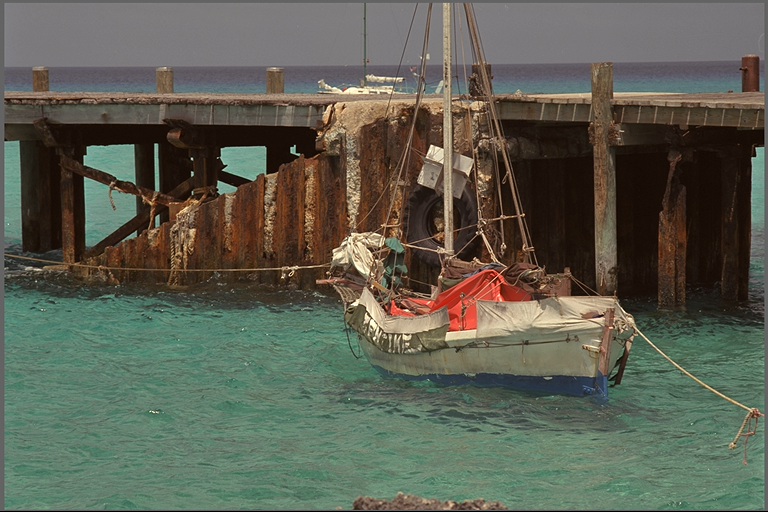
%> input picture Codes/kodim11.png, 768 x 512 px
$ octave Script_feature.m   (GNU Octave 9; MATLAB toolbox functions it lacks are replaced by stand-ins)
%> lines starting %> are read from the running program, lines starting %| are printed output that depends on the picture; long printed decimals are rounded
### Codes/emresample.m
function [Pmap,cen,RN,RS,Y,varargout] = emresample(img,N,varargin)
% PMAP = EMRESAMPLE(IMG,N) computes the p-map for a grayscale image IMG
%    using a square window of length 2*N+1
%
% [PMAP, ALPHA, SIGMA, ITER] = EMRESAMPLE(...) returns the number of EM
%      iterations and computed ALPHA and SIGMA
% [...] = EMRESAMPLE(..., OPTIONS)
%     'verbose'   -- prints out current iteration
%
% warning: the code runs very slow for image sizes  larger than 128x128
%
% New version: EM is performed for a random subset of the blocks
% Last updated December 10, 2011
RN = 0;
RS = 0;
%MAXITER = 100;
MAXITER = 100;
EPSILON = 1e-3;
MAXBLOCKS = 3.5e3;
p0 = 1/256;

if(size(img,3)~=1)
    error('Image must be grayscale.')
end

if(nargin>2)
    verbose = (varargin{1}=='verbose');
else
    verbose = 0;
end

wlen = 2*N+1; % window length
cen = floor(wlen^2/2) + 1;  % center element
[height width] = size(img);

% create column image
imcol = im2col(img,[wlen wlen]);
[~,nblocks] = size(imcol);
Y = imcol';
Y(:,cen) = []; % delete center element

fprintf('imcol :');
%disp(imcol);

% initialize parameters
alpha = rand(1,wlen^2-1)';
alpha = alpha./sum(alpha(:)); % normalize weights
sigma = 0.75;
%fprintf('value of alpha :');
 %disp(alpha);
% extract center pixel of each block
y = img(N+1:end-N,N+1:end-N);
y = y(:);

% select random subset to perform EM
idx_rand = randperm(nblocks);
idx = idx_rand(1:min(MAXBLOCKS,nblocks));

Yt = Y(idx,:);
yt = y(idx,:);

if(verbose==1)
    fprintf('Current EM Iteration\n')
end


for iter = 1:MAXITER
    prev = alpha;

    if(verbose==1)
        disp(iter)
    end

    % E-step
    R = yt - Yt*alpha;  % find residuals
    %fprintf('value of R :');
    %disp(R);
    %R = yt - Yt.*alpha;  % find residuals
    P = 1/(sigma*sqrt(2*pi)) * exp(-R.^2/(2*sigma.^2)); % find probablities
    w = P./(P+p0);                                       %posterior probability

    RN = (RN+R(MAXITER))/length(R);
    RS= RS+R(MAXITER);

    % M-step
    sigma = sqrt( sum(w.*R.^2)/sum(w) );
    alpha = (Yt'*diag(w)*Yt) \ Yt'*diag(w)*yt;    %new alpha
    %fprintf('value of M alpha :');
    %disp(alpha)
    if(max(abs(prev-alpha))<EPSILON)
        break;
    end

end

if(verbose==1)
    fprintf('Number of iterations = %i\n',iter);
    fprintf('sigma = %.5f\n',sigma);
end

Pmap = 1/(sigma*sqrt(2*pi)) * exp(-(y-Y*alpha).^2/(2*sigma.^2));
Ndecimals = 2 ;
f = 10.^Ndecimals ;
Pmap= round(f*Pmap)/f ;

Pmap = reshape(Pmap,[height-2*N width-2*N]);
fprintf('Pmap Value : ');
disp(Pmap);

% optional outputs
if(nargout==1)
    varargout{1} = alpha;
elseif(nargout==2)
    varargout{1} = alpha;
    varargout{2} = sigma;
elseif(nargout==3)
    varargout{1} = alpha;
    varargout{2} = sigma;
    varargout{3} = iter;
end


### Codes/rmcenter.m
function F = rmcenter(Fc,varargin)
% F = RMCENTER(FC) deletes the DC component and high pass filters
%   the frequency map
%   'ideal' uses idea high pass filter
%   'cosine' (default) used raised cosine filter
% Last updated December 10, 2011

opt = 0;

if(nargin>1)
    opt = (varargin{1}=='ideal');
end

[Nx,Ny] = size(Fc);
[Kx Ky] = meshgrid(linspace(-1,1,Ny),linspace(-1,1,Nx));
R = sqrt(Kx.^2+Ky.^2);

if(opt==1)
    % remove center for display
    rad = 0.1; %from 0-1, radius of high-pass filter
    H = (R>rad);
else
    % raise cosine filter
    H = 0.5 - 0.5.*cos(4*pi*R);
    H(R>0.25) = 1;
end

F = Fc.*H;
F(round(Nx/2)+1,round(Ny/2)+1)=0;

### Codes/fft2c.m
function y = fft2c(x)
y = fftshift(fft2(fftshift(x)));

%disp(y);

### Codes/Script_feature.m
close all;
clear all;
clc;


% ==========================================
% IMAGE PARAMETERS
impath = 'F:\Project\Test\resampling\resampling';
imprefix = 'kodim';
imIdx = 8;
cropCorner = [100 100];

% RESAMPLING PARAMETERS
%resampleRatio = 1 + ([0 2.5 5 10] ./ 100);
resampleRatio = 1.8;

N = 2;   % window size
M = 64; % block size
% ==========================================

if(imIdx < 10)
    impath = sprintf('%s/%s0%i.png',impath,imprefix,imIdx);
% [4 lines of commented-out code are left out]
end

im  = imread('kodim11.png');
%> im is the input picture: size 512x768x3 uint8; mean R, G, B 93, 95.1, 82.3
[H,W,~] = size(im);
%> H = 512; W = 768

for k = 1:length(resampleRatio)
    r = resampleRatio(k);
    cropWidth = floor(M/r);


    img = double(im(cropCorner(1):cropCorner(1)+cropWidth-1, ...
                    cropCorner(2):cropCorner(2)+cropWidth-1));
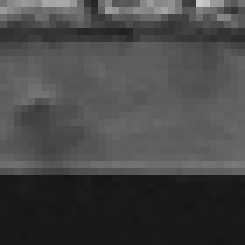
%> img: size 35x35 double (shown 7 times larger); min 22, max 203, mean 70.9

    %abve code only snips jst one part of box in the main image ,
    %100:157,100:157, should alter this to crop multiple segments using
    %imcrop.


    %disp(size(img));

    img = imresize(img,[M M],'bilinear');
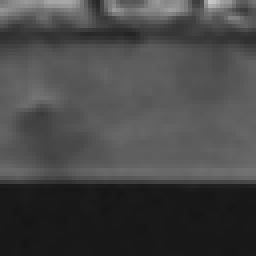
%> img: size 64x64 double (shown 4 times larger); min 22.09, max 200.7, mean 70.8

    [pmap,cen,RN,RS,Y] = emresample(img,N,'verbose');
%> in emresample, `verbose = (varargin{1}=='verbose');`: verbose = [true true true true true true true]
%> in emresample, `y = img(N+1:end-N,N+1:end-N);`:
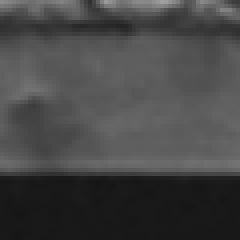
%> y: size 60x60 double (shown 4 times larger); min 22.09, max 158.2, mean 70.4
%> in emresample, `y = y(:);`: y = 3600 values, max 158.2 at index 2401, min 22.09 at index 1487, mean 70.41
%> in emresample, `yt = y(idx,:);`: yt = 3500 values, max 158.2 at index 70, min 22.09 at index 2087, mean 70.44
%> the loop in emresample, `for iter = 1:MAXITER` made 9 passes
%> (RN, RS, sigma) on passes 1 to 9: (-5.24e-05, -0.183, 1.01), (1.45e-05, -0.132, 0.204), (1.43e-05, -0.0823, 0.144), (1.2e-05, -0.0404, 0.125), (1.03e-05, -0.00444, 0.118), (9.69e-06, 0.0295, 0.116), (9.53e-06, 0.0628, 0.115), (9.47e-06, 0.0959, 0.115), (9.44e-06, 0.129, 0.115)
%| sigma = 0.1146
%> in emresample, `Pmap = 1/(sigma*sqrt(2*pi)) * exp(-(y-Y*alpha).^2/(2*sigma.^2));`: Pmap = 3600 values, max 3.48 at index 1905, min 1.1e-100 at index 3303, mean 2.49
%> in emresample, `Pmap= round(f*Pmap)/f ;`: Pmap = 3600 values, max 3.48 at index 17, min 0 at index 5, mean 2.49
%> in emresample, `Pmap = reshape(Pmap,[height-2*N width-2*N]);`:
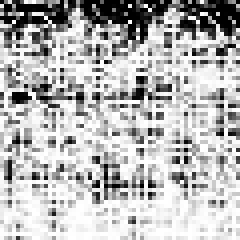
%> Pmap: size 60x60 double (shown 4 times larger); min 0, max 3.48, mean 2.49; drawn with min black and max white
%> cen = 13; RN = 9.44e-06; RS = 0.129
    % disp(pmap);              %probability map
    %periodicitymap = fft2c(pmap);
    periodicitymap = fft2c(pmap);


    %periodicity map

    %disp(periodicitymap);
    fprintf('Value of r :');
    disp(RN);
%| Pmap Value : Value of r :9.4380e-06

    % display p-map
    figure;
    subplot(131)
    imshow(img,[])
    subplot(132)
    imshow(pmap,[])
    subplot(133)
    imshow(abs(rmcenter(periodicitymap)),[]);
%> in rmcenter, `H(R>0.25) = 1;`:
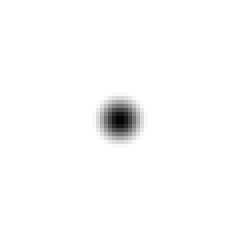
%> H: size 60x60 double (shown 4 times larger); min 0.0225, max 1, mean 0.986
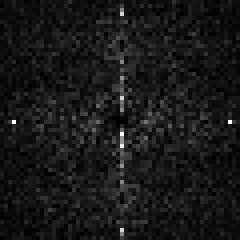
%> displayed picture: size 60x60, on the screen's scale of 0 to 255 (shown 4 times larger); min 0, max 255, mean 24.3

    filename = sprintf('F:\Project\Test\resampling\resampling\figures\im%i_r%.2f.png',imIdx,(r-1)*100);
    print('-deps',filename);

  %%%%%%%%%%%%%%%%%%%%%%%%%%%%%%%%%%%%%%%%%%%%%%%%%%%%%%%%%%%%%%%%%%%%%%%%%%%%%%%%%%%%%%%%%%%%%%%%%%%%
  %Extracting Feature1

  realPeriodicityMap = abs(periodicitymap);
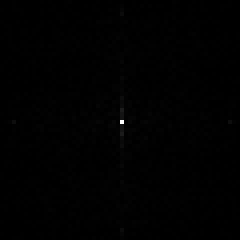
%> realPeriodicityMap: size 60x60 double (shown 4 times larger); min 0.579, max 8979, mean 49.2; drawn with min black and max white
  Ndecimals = 2 ;
f = 10.^Ndecimals ;
realPeriodicityMap= round(f*realPeriodicityMap)/f ;

  fprintf('####################################');
  disp(realPeriodicityMap);

  periodicitymapRow = reshape(realPeriodicityMap, 1, []);
%> periodicitymapRow = 3600 values, max 8979 at index 1831, min 0.58 at index 680, mean 49.2
  %disp(periodicitymapRow);
  n = 4;
  m=2;
  sum = 0;

  [sortedVal, sortedInds] = sort(periodicitymapRow,'descend');
%> sortedVal = 3600 values, max 8979 at index 1, min 0.58 at index 3599, mean 49.2; sortedInds = 3600 values, max 3600 at index 2562, min 1 at index 3369, mean 1800.5
  top4 = sortedVal(1:4)
%> top4 = [8979 959.2 959.2 713.4]


    for ii = 1 : N

       sum = sum + top4(ii);

    end
%> this loop made 2 passes
%> sum on passes 1 to 2: 8979, 9938.2
      fprintf('Sum : ');
      disp(sum);
%| ####################################Sum : 9938.2

      f1 = (m*sqrt(sum));
%> f1 = 199.4
      fprintf('Feature 01 : ');
      disp(f1);
%| Feature 01 : 199.38


 %%%%%%%%%%%%%%%%%%%%%%%%%%%%%%%%%%%%%%%%%%%%%%%%%%%%%%%%%%%%%%%%%%%%%%%%%%%%%%%%%%%%%%%%%%%%%%%%%%%%%%%%%
 %Extracting second feature


%maxCoeff =  max(periodicitymapRow(:));
[ max_value, max_index ] = max( periodicitymapRow );
%> max_value = 8979; max_index = 1831
%maxCoeff =  max(periodicitymapRow);
%disp(max_value );


%%%%%%%%%%%%%%%%%%%%%%%%%%%%%%%%%%%%%%%%%%%%%%%%%%%%%%%%%%%%%%%%%%%%%%%%%%%%%%%%%%%%%%%%%%%%%%%%%%%%%%%%%
%Extracting Feature 3

for h = 1 : H
    for w = 1:W
 % value = pdist2([cen H],[cen W],'euclidean');
   f3 = sqrt((cen-H)^2 + (cen-W)^2);

    end
end

   fprintf('Feature 03 : ');
   disp(f3);
%| Feature 03 : 905.00
%value = sqrt((cen-m)^2 + (cen-n)^2);

%%%%%%%%%%%%%%%%%%%%%%%%%%%%%%%%%%%%%%%%%%%%%%%%%%%%%%%%%%%%%%%%%%%%%%%%%%%%%%%%%%%%%%%%%%%%%%%%%%%%%%%%%
%Extracting Feature 4
  sumf4 = 0;
  f4 = ((100*RS).^m)/100;
%> f4 = 1.66
  fprintf('Feature 04 : ');
  disp(f4);
%| Feature 04 : 1.6631

%%%%%%%%%%%%%%%%%%%%%%%%%%%%%%%%%%%%%%%%%%%%%%%%%%%%%%%%%%%%%%%%%%%%%%%%%%%%%%%%%%%%%%%%%%%%%%%%%%%%%%%%%%%%%
%Extracting Feature 5

       sumf5 = 0 ;
       f5 = ((10000*RN)^m) /100;
%> f5 = 8.91e-05
       fprintf('Feature 05 : ');
       disp(f5);
%| Feature 05 : 8.9076e-05

%%%%%%%%%%%%%%%%%%%%%%%%%%%%%%%%%%%%%%%%%%%%%%%%%%%%%%%%%%%%%%%%%%%%%%%%%%%%%%%%%%%%%%%%%%%%%%%%%%%%%%%%%%%%
%create feature array

feature_array = [f1,f3,f4,f5];
%> feature_array = [199.4 905 1.66 8.91e-05]
fprintf('Original Values : ');

for  le = 1:length(feature_array)
      disp(feature_array(le));

end
%> this loop made 4 passes
%| Original Values : 199.38
%| 905.00
%| 1.6631
%| 8.9076e-05
fprintf('##############################');
fprintf('\n');


minVal = min(feature_array);
%> minVal = 8.91e-05
%disp(minVal);
feature_array=feature_array - minVal;
%> feature_array = [199.4 905 1.66 0]

maxVal = max(feature_array);
%> maxVal = 905
feature_array = feature_array / maxVal;
%> feature_array = [0.22 1 0.00184 0]

disp( feature_array);
%|    0.2203   1.0000   0.0018        0


end

$ run again, with Codes/kodim02.png copied over Codes/kodim11.png
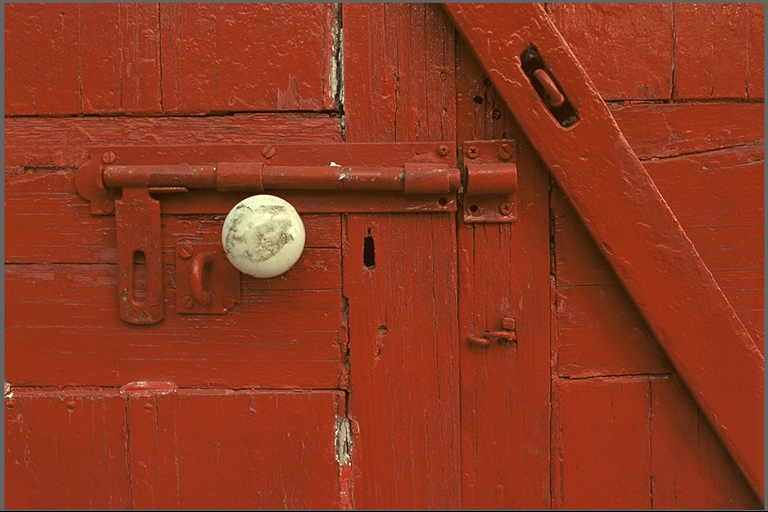
%> input picture Codes/kodim02.png, 768 x 512 px
%> im is the input picture: size 512x768x3 uint8; mean R, G, B 142.9, 56.4, 31.2
%> verbose = [true true true true true true true]
%> in emresample, `y = y(:);`: y = 3600 values, max 192.1 at index 3296, min 51.13 at index 150, mean 141.1
%> yt = 3500 values, max 192.1 at index 267, min 51.13 at index 819, mean 141
%> the loop in emresample, `for iter = 1:MAXITER` made 7 passes
%> (RN, RS, sigma) on passes 1 to 7: (0.000198, 0.695, 1.29), (-1.32e-05, 0.648, 0.302), (-1.45e-05, 0.597, 0.235), (-1.29e-05, 0.552, 0.223), (-1.2e-05, 0.51, 0.22), (-1.16e-05, 0.469, 0.218), (-1.13e-05, 0.43, 0.218)
%| sigma = 0.218
%> in emresample, `Pmap = 1/(sigma*sqrt(2*pi)) * exp(-(y-Y*alpha).^2/(2*sigma.^2));`: Pmap = 3600 values, max 1.83 at index 1142, min 6.62e-20 at index 276, mean 1.33
%> in emresample, `Pmap= round(f*Pmap)/f ;`: Pmap = 3600 values, max 1.83 at index 5, min 0 at index 21, mean 1.33
%> in emresample, `Pmap = reshape(Pmap,[height-2*N width-2*N]);`:
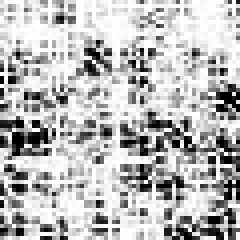
%> Pmap: size 60x60 double (shown 4 times larger); min 0, max 1.83, mean 1.33; drawn with min black and max white
%> `[pmap,cen,RN,RS,Y] = emresample(img,N,'verbose');`: cen = 13; RN = -1.13e-05; RS = 0.43
%| Pmap Value : Value of r :-1.1348e-05
%> `imshow(abs(rmcenter(periodicitymap)),[]);`:
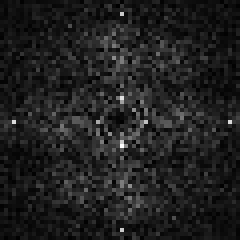
%> displayed picture: size 60x60, on the screen's scale of 0 to 255 (shown 4 times larger); min 0, max 255, mean 31.6
%> periodicitymapRow = 3600 values, max 4786.1 at index 1831, min 0.35 at index 1742, mean 26.17
%> sortedVal = 3600 values, max 4786.1 at index 1, min 0.35 at index 3599, mean 26.17; sortedInds = 3600 values, max 3600 at index 3293, min 1 at index 3239, mean 1800.5
%> top4 = [4786.1 330.6 330.6 204]
%> the loop `for ii = 1 : N` made 2 passes
%> sum on passes 1 to 2: 4786.1, 5116.8
%| ####################################Sum : 5116.8
%> f1 = 143.1
%| Feature 01 : 143.06
%> max_value = 4786.1; max_index = 1831
%| Feature 03 : 905.00
%> f4 = 18.46
%| Feature 04 : 18.460
%> f5 = 0.000129
%| Feature 05 : 1.2879e-04
%> `feature_array = [f1,f3,f4,f5];`: feature_array = [143.1 905 18.46 0.000129]
%> the loop `for  le = 1:length(feature_array)` made 4 passes
%| Original Values : 143.06
%| 905.00
%| 18.460
%| 1.2879e-04
%> minVal = 0.000129
%> `feature_array=feature_array - minVal;`: feature_array = [143.1 905 18.46 0]
%> maxVal = 905
%> `feature_array = feature_array / maxVal;`: feature_array = [0.158 1 0.0204 0]
%|    0.1581   1.0000   0.0204        0

$ run again, with Codes/kodim04.png copied over Codes/kodim11.png
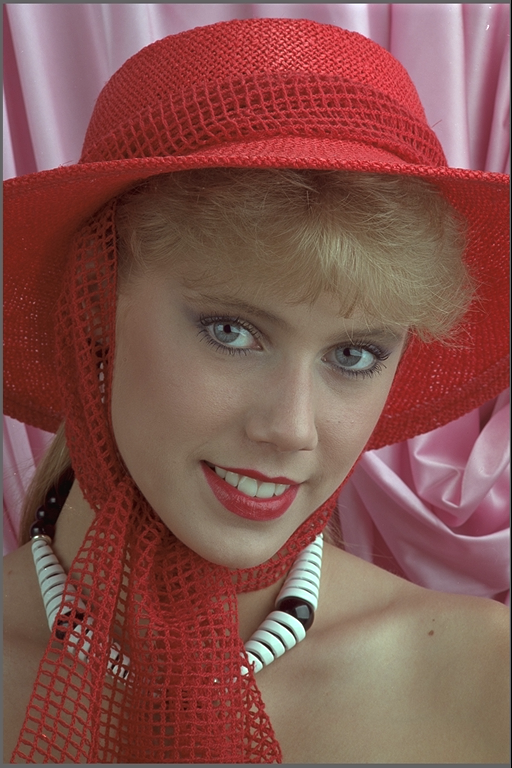
%> input picture Codes/kodim04.png, 512 x 768 px
%> im is the input picture: size 768x512x3 uint8; mean R, G, B 131.9, 84.1, 78.4
%> verbose = [true true true true true true true]
%> in emresample, `y = y(:);`: y = 3600 values, max 158.5 at index 3594, min 101.1 at index 2038, mean 128.5
%> yt = 3500 values, max 158.5 at index 2243, min 101.1 at index 1054, mean 128.5
%> the loop in emresample, `for iter = 1:MAXITER` made 6 passes
%> (RN, RS, sigma) on passes 1 to 6: (0.00196, 6.88, 1.38), (-5.11e-05, 6.7, 0.264), (-9.31e-05, 6.37, 0.232), (-9.03e-05, 6.05, 0.229), (-8.87e-05, 5.74, 0.228), (-8.83e-05, 5.44, 0.228)
%| sigma = 0.2282
%> in emresample, `Pmap = 1/(sigma*sqrt(2*pi)) * exp(-(y-Y*alpha).^2/(2*sigma.^2));`: Pmap = 3600 values, max 1.75 at index 596, min 6.99e-08 at index 3469, mean 1.24
%> in emresample, `Pmap= round(f*Pmap)/f ;`: Pmap = 3600 values, max 1.75 at index 13, min 0 at index 1323, mean 1.24
%> `[pmap,cen,RN,RS,Y] = emresample(img,N,'verbose');`: cen = 13; RN = -8.83e-05; RS = 5.44
%| Pmap Value : Value of r :-8.8301e-05
%> `imshow(abs(rmcenter(periodicitymap)),[]);`:
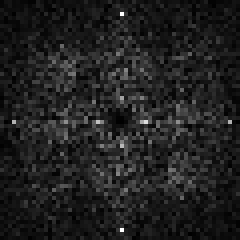
%> displayed picture: size 60x60, on the screen's scale of 0 to 255 (shown 4 times larger); min 0, max 255, mean 32.1
%> periodicitymapRow = 3600 values, max 4460.8 at index 1831, min 0.33 at index 783, mean 24.88
%> sortedVal = 3600 values, max 4460.8 at index 1, min 0.33 at index 3599, mean 24.88; sortedInds = 3600 values, max 3600 at index 3164, min 1 at index 3494, mean 1800.5
%> top4 = [4460.8 180.7 180.7 161.1]
%> the loop `for ii = 1 : N` made 2 passes
%> sum on passes 1 to 2: 4460.8, 4641.5
%| ####################################Sum : 4641.5
%> f1 = 136.3
%| Feature 01 : 136.26
%> max_value = 4460.8; max_index = 1831
%| Feature 03 : 905.00
%> f4 = 2954.2
%| Feature 04 : 2954.2
%> f5 = 0.0078
%| Feature 05 : 7.7971e-03
%> `feature_array = [f1,f3,f4,f5];`: feature_array = [136.3 905 2954.2 0.0078]
%> the loop `for  le = 1:length(feature_array)` made 4 passes
%| Original Values : 136.26
%| 905.00
%| 2954.2
%| 7.7971e-03
%> minVal = 0.0078
%> `feature_array=feature_array - minVal;`: feature_array = [136.2 905 2954.2 0]
%> maxVal = 2954.2
%> `feature_array = feature_array / maxVal;`: feature_array = [0.0461 0.306 1 0]
%|    0.0461   0.3063   1.0000        0
